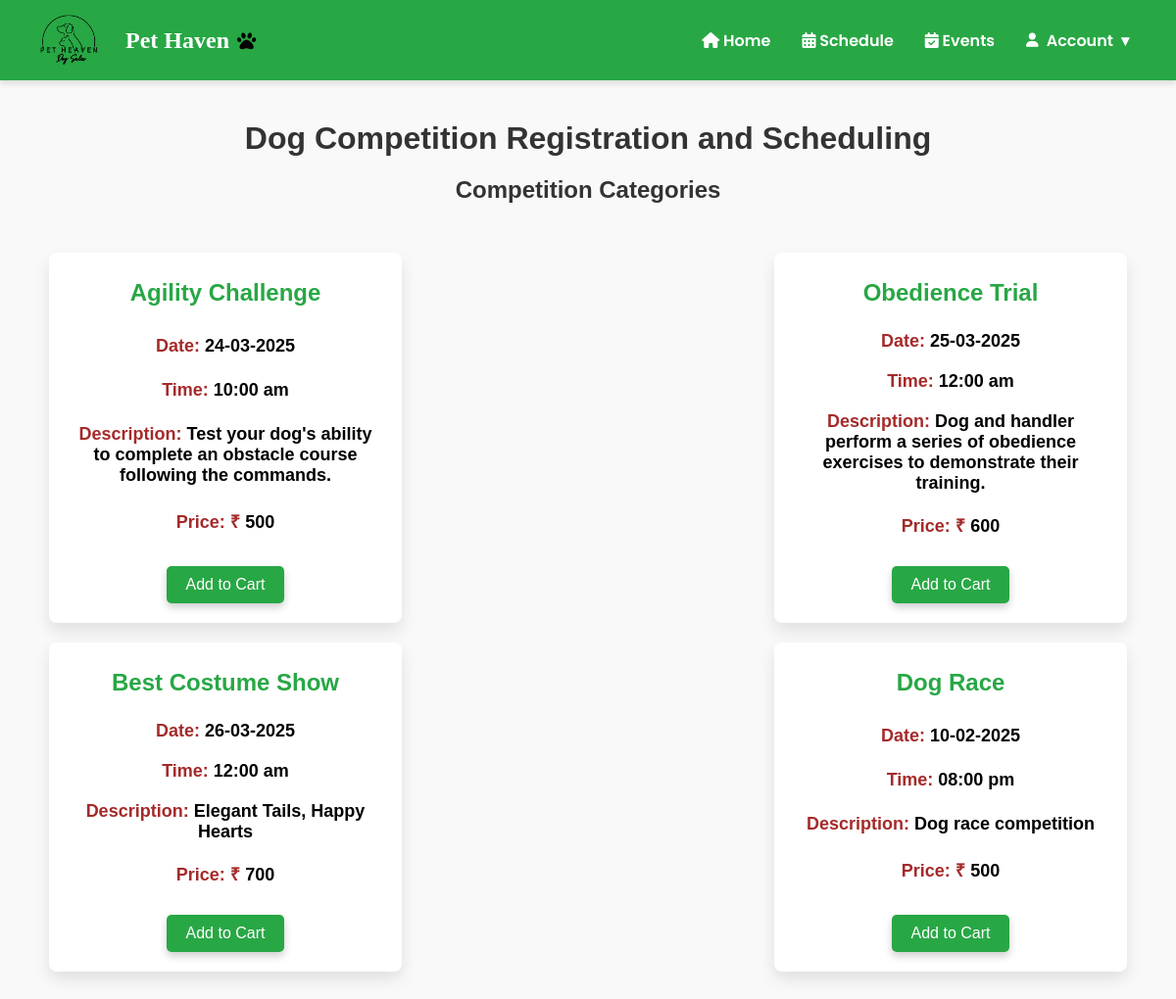
The page /c on the database as committed earlier.
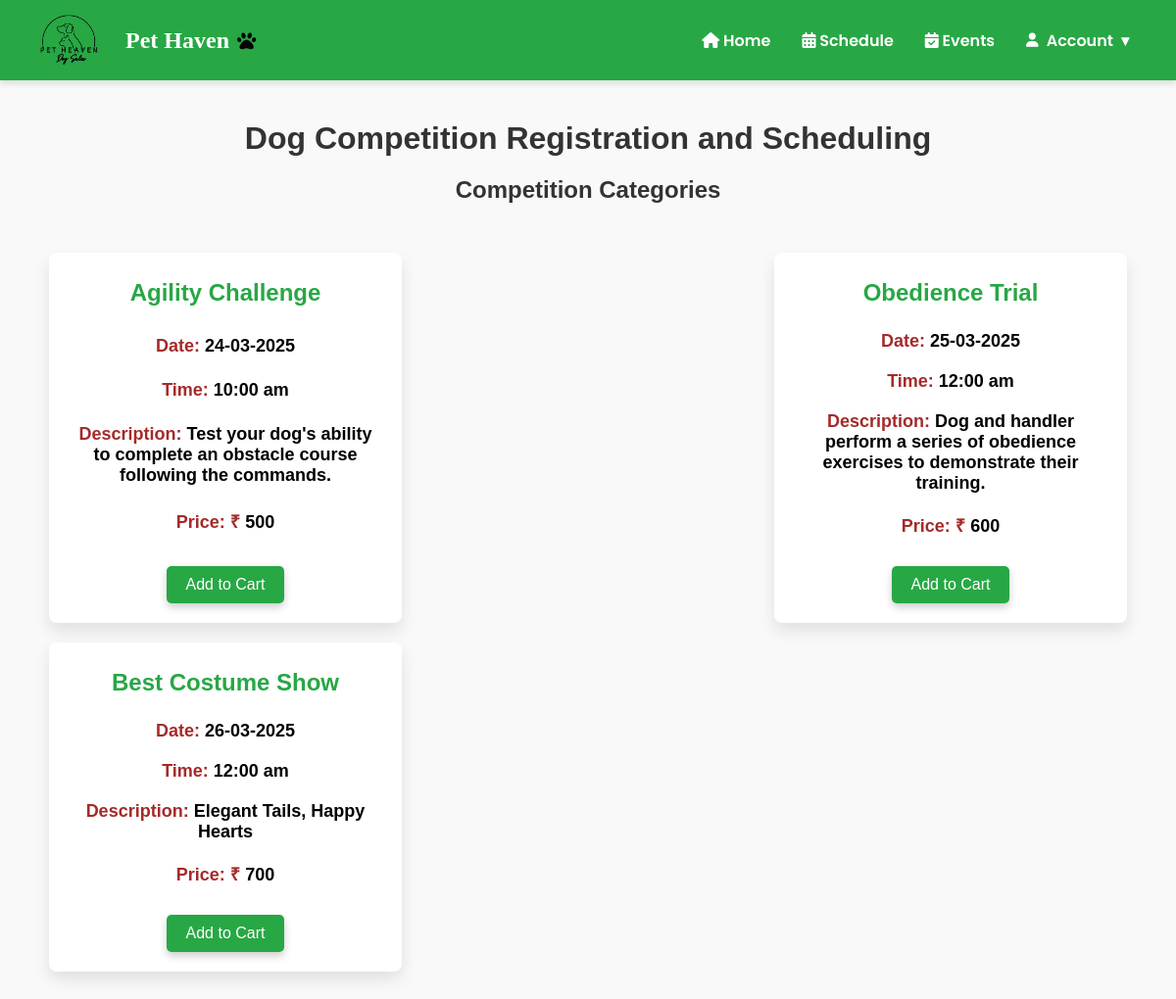
The same page on the database as committed later.
### models.py (models this page shows, shortened)
class Competition(db.Model):
    __tablename__ = 'competition'
    id = db.Column(db.Integer, primary_key=True)
    title = db.Column(db.String(100), nullable=False)
    date = db.Column(db.String(100), nullable=False)
    time = db.Column(db.String(100), nullable=False)
    description = db.Column(db.Text, nullable=False)
    price = db.Column(db.Integer, nullable=False)

### app.py (the view)
@app.route('/c')
def home4():
    services = Competition.query.all()
    return render_template('index4.html', services=services)

### templates/index4.html (shortened to what this page needs)
<!DOCTYPE html>
<html lang="en">
<head>
    <link rel="stylesheet" href="../static/css/style4.css">
    <link rel="stylesheet" href="https://cdnjs.cloudflare.com/ajax/libs/font-awesome/6.0.0/css/all.min.css">
</head>
<body>
    <nav class="navbar">
         <div class="logo">
            <img src="{{ url_for('static', filename='images/logo1.png') }}" alt="Pet Heaven Logo">
      <span>Pet Haven</span>
        </div>
        <ul class="nav-links">
          <li><a href="/customer_dashboard" class="nav-link" id="home-link"><i class="fas fa-home"></i> Home</a></li>
          <li><a href="{{ url_for('schedule4') }}" class="nav-link"><i class="fa-solid fa-calendar-alt"></i> Schedule</a></li>
          <li><a href="{{ url_for('myevents4') }}" class="nav-link" ><i class="fa-solid fa-calendar-check"></i> Events</a></li>
          <li class="dropdown">
            <a href="#" class="dropdown-toggle"><i class="fa-solid fa-user"></i> Account <span>&#9662;</span></a>
          </li>
        </ul>
    </nav>
    <div class="container">
        <h1>Dog Competition Registration and Scheduling</h1>
        <section class="competition-overview">
            <h2>Competition Categories</h2>
            <div class="cards">
                {% for service in services %}
                <div class="card">
                    <h3>{{ service.title }}</h3>
                    <p><strong>Date:</strong> {{ service.date }}</p>
                    <p><strong>Time: </strong> {{ service.time }}</p>
                    <p><strong>Description: </strong> {{ service.description }}</p>
                    <p><strong>Price: ₹</strong> {{ service.price }}</p>
                    <div class="button-container">
                        <button class="add-to-cart" data-id="{{ service.id }}">Add to Cart</button>
                      </div>
                    </div>
                {% else %}
                <p>No services available</p>
                {% endfor %}
            </div>
        </section>
    </div>
</body>
</html>

### static/css/style4.css (style rules this page uses)
body { font-family: "Poppins", serif; font-weight: 100; margin: 0; padding: 0; background-color: #f9f9f9; }
h1 { text-align: center; color: #333; }
.cards { display: flex; justify-content: center; flex-wrap: wrap; padding: 30px; gap: 3rem; }
.navbar { display: flex; justify-content: space-between; align-items: center; background-color: #28a745; padding: 1rem 2rem; color: white; box-shadow: 0 4px 6px rgba(0, 0, 0, 0.1); position:relative; top: 0; left: 0; right: 0; height: 50px; z-index: 1000; }
.logo { display: flex; align-items: center; gap: 1rem; }
.logo img { height: 60px; width: 80px; object-fit: contain; background-color: transparent; }
.logo span { font-size: 1.5rem; font-weight: bold; color: #fff; font-family: 'Pacifico', cursive; display: flex; align-items: center; gap: 0.5rem; }
.logo span::after { content: '\f1b0'; font-family: 'Font Awesome 5 Free'; font-weight: 900; font-size: 1.2rem; color: black; }
.nav-links { list-style: none; display: flex; justify-content: space-around; align-items: center; gap: 0; margin: 0; padding: 0; }
.nav-links li a { text-decoration: none; color: white; font-weight: 600; padding: 0.5rem 1rem; border-radius: 20px; transition: all 0.3s ease; }
.navbar .dropdown { position: relative; display: flex; align-items: center; }
.navbar .dropdown .dropdown-toggle { cursor: pointer; padding: 0.5rem 1rem; color: white; font-weight: 600; text-decoration: none; display: flex; align-items: center; gap: 0.5rem; border-radius: 20px; transition: background-color 0.3s ease; }
.navbar .dropdown .dropdown-toggle i { font-size: 0.9rem; }
.container { max-width: 1200px; margin: 0 auto; padding: 20px; font-family: Arial, sans-serif; text-align: center; }
h1, h2 { color: #333; margin-bottom: 20px; }
.competition-overview { margin-bottom: 40px; }
.cards { display: flex; flex-wrap: wrap; justify-content: space-between; gap: 20px; }
.card { display: flex; flex-direction: column; justify-content: space-between; align-items: center; width: 320px; padding: 20px; border-radius: 8px; background-color: #fff; box-shadow: 0 8px 16px rgba(0, 0, 0, 0.1); transition: transform 0.3s ease, box-shadow 0.3s ease; }
.card h3 { margin-top: 0; margin-bottom: 10px; font-size: 24px; color: #28a745; font-family: Arial, Helvetica, sans-serif; text-align: center; width: 100%; line-height: 1.4; min-height: 40px; display: flex; align-items: center; justify-content: center; font-weight: 900; }
.card p { margin: 10px 0; font-size: 18px; color: #000000; font-family: Arial, Helvetica, sans-serif; }
.card p strong { color: brown; font-weight: 800; }
.button-container { display: flex; justify-content: space-between; gap: 10px; margin-top: 20px; }
.button-container button { padding: 10px 20px; font-size: 16px; border-radius: 5px; cursor: pointer; border: none; display: flex; justify-content: center; align-items: center; }
.button-container .add-to-cart { box-shadow: 0 4px 8px rgba(0, 0, 0, 0.2); background-color: #28a745; color: white; border-radius: 5px; }
.button-container button { background-color: #009cfd; color: white; }
p { font-size: 16px; color: #333; font-weight: bold; }

Rows that differ between the two databases and show on the page:
removed Competition: title "Dog Race", date "10-02-2025", time "08:00 pm", description "Dog race competition", price "500"
